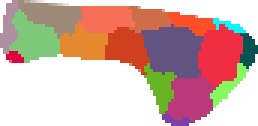
#> input picture dan-utility-scripts/image_to_state/ETH/colors.png, 86 x 42 px, found by its file name (shown 3 times larger)
$ python generate_colors_from_image.py
#> lines starting #> are read from the running program, lines starting #| are printed output that depends on the picture
from PIL import Image

country_tag = "GBR"
image_path = "colors.png"

def hex_colors(image_path):
#> called with image_path = 'colors.png'
    with Image.open(image_path) as im:
#> im is the input picture: PIL image 86x42 RGBA; mean R, G, B, A 93, 59.5, 50.5, 137.5
        im = im.convert("RGB")
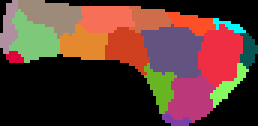
#> im: PIL image 86x42 RGB (shown 3 times larger); mean R, G, B 93, 59.5, 50.5
        width, height = im.size
#> width = 86; height = 42
        pixels = im.load()
        hex_colors = set()
        for x in range(width):
            for y in range(height):
                r, g, b = pixels[x, y]
                hex_colors.add('#{:02x}{:02x}{:02x}'.format(r, g, b))
#> after the loop, hex_colors = 18 items
        return list(hex_colors)

colors = [color.upper().replace('#', 'x') for color in hex_colors(image_path)]
#> colors = ['xFE5027', 'xB090A0', 'x000000', 'xEF2E43', 'xE5892F', 'x075453', 'xBB387A', 'xDD033C', 'x68B524', 'x84FA60', 'xF86F58', 'x7C3EA9', 'xCF401E', 'xCF6C49', 'x625380', 'x02F9FF', 'x9D8A78', 'x7EC879']
colors_string = " ".join(colors).replace('x000000 ','')
output = f'create_state = {{\n\tcountry = c:{country_tag}\n\towned_provinces = {{ {colors_string} }}\n}}'
print(output)
#| create_state = {
#| 	country = c:GBR
#| 	owned_provinces = { xFE5027 xB090A0 xEF2E43 xE5892F x075453 xBB387A xDD033C x68B524 x84FA60 xF86F58 x7C3EA9 xCF401E xCF6C49 x625380 x02F9FF x9D8A78 x7EC879 }
#| }
